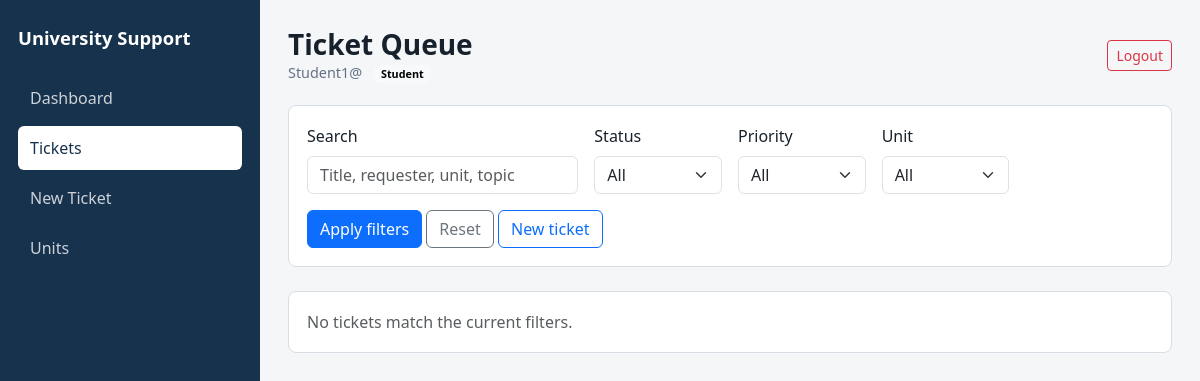
The page /api/ui/tickets/ (signed in) on the database as committed earlier.
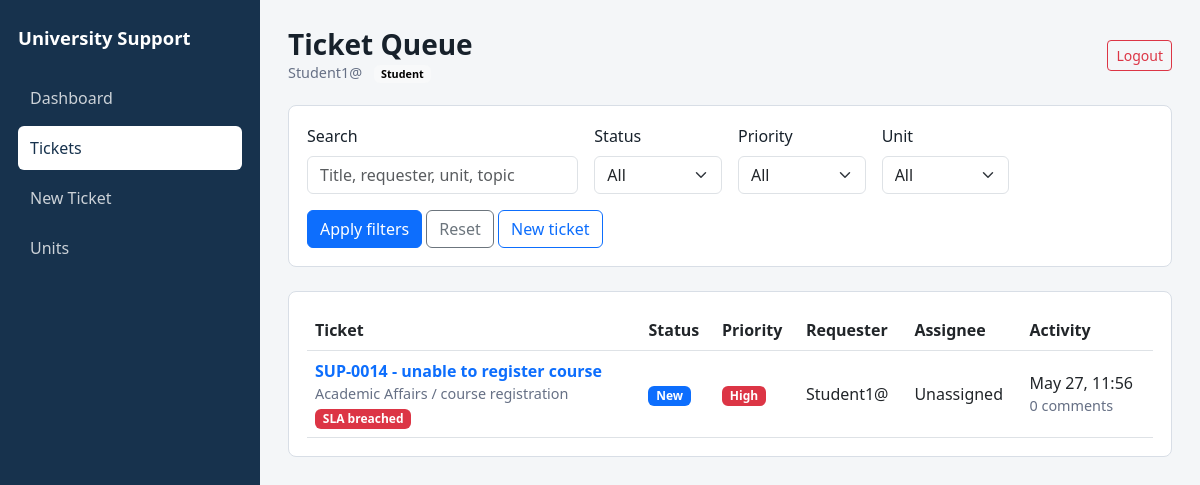
The same page on the database as committed later.
### tickets/models.py (models this page shows, shortened)
class Ticket(models.Model):
    STATUS_CHOICES = [
        ('new', 'New'),
        ('in_progress', 'In Progress'),
        ('done', 'Done'),
        ('canceled', 'Canceled'),
        ('withdrawn', 'Withdrawn'),
    ]
    PRIORITY_CHOICES = [
        ('low', 'Low'),
        ('medium', 'Medium'),
        ('high', 'High'),
    ]
    unit = models.ForeignKey(Unit, on_delete=models.CASCADE, related_name='tickets')
    topic = models.ForeignKey(Topic, on_delete=models.CASCADE, related_name='tickets')
    created_by = models.ForeignKey(User, on_delete=models.CASCADE, related_name='created_tickets')
    assigned_to = models.ForeignKey(
        User,
        on_delete=models.SET_NULL,
        related_name='assigned_tickets',
        null=True,
        blank=True,
    )
    title = models.CharField(max_length=255)
    description = models.TextField()
    contact_email = models.EmailField(blank=True)
    status = models.CharField(max_length=20, choices=STATUS_CHOICES, default='new')
    priority = models.CharField(max_length=20, choices=PRIORITY_CHOICES, default='medium')
    created_at = models.DateTimeField(auto_now_add=True)
    updated_at = models.DateTimeField(auto_now=True)
    @property
    def ticket_number(self):
        if not self.id:
            return 'SUP-DRAFT'
        return f'SUP-{self.id:04d}'
    @property
    def sla_due_at(self):
        hours = SLA_HOURS_BY_PRIORITY.get(self.priority, 24)
        return self.created_at + timezone.timedelta(hours=hours)
    @property
    def is_open(self):
        return self.status in ['new', 'in_progress']
    @property
    def is_sla_breached(self):
        return self.is_open and timezone.now() > self.sla_due_at
    @property
    def status_badge_class(self):
        return {
            'new': 'bg-primary',
            'in_progress': 'bg-info text-dark',
            'done': 'bg-success',
            'canceled': 'bg-secondary',
            'withdrawn': 'bg-dark',
        }.get(self.status, 'bg-secondary')
    @property
    def priority_badge_class(self):
        return {
            'high': 'bg-danger',
            'medium': 'bg-warning text-dark',
            'low': 'bg-success',
        }.get(self.priority, 'bg-secondary')

class Unit(models.Model):
    name = models.CharField(max_length=255)
    description = models.TextField(blank=True, null=True)
    parent = models.ForeignKey('self', null=True, blank=True, on_delete=models.CASCADE)

class Topic(models.Model):
    unit = models.ForeignKey(Unit, on_delete=models.CASCADE, related_name='topics')
    name = models.CharField(max_length=255)
    description = models.TextField(blank=True, null=True)

### tickets/views.py (the view)
# urls.py: path('ui/tickets/', views.ticket_list_page, name='ticket_list_page'),
def ticket_list_page(request):
    if not request.user.is_authenticated:
        return redirect('/api/login/')
    tickets = visible_tickets_for(request.user)
    tickets = apply_ticket_filters(tickets, request.GET)
    tickets = tickets.annotate(comment_count=Count('comments')).order_by('-updated_at')
    return render(request, 'tickets/ticket_list.html', {
        'tickets': tickets,
        'units': Unit.objects.order_by('name'),
        'staff_users': staff_users(),
        'status_choices': Ticket.STATUS_CHOICES,
        'priority_choices': Ticket.PRIORITY_CHOICES,
        'filters': request.GET,
        'role': get_user_role(request.user),
        'can_manage': can_manage_tickets(request.user),
    })

### tickets/views.py (called while the page is built)
def get_user_role(user):
    if not user.is_authenticated:
        return ''
    return user.groups.first().name if user.groups.exists() else ''

def can_manage_tickets(user):
    role = get_user_role(user)
    return user.is_staff or role in ['Admin', 'Unit Staff']

def staff_users():
    return User.objects.filter(
        Q(groups__name='Admin') | Q(groups__name='Unit Staff') | Q(is_staff=True)
    ).distinct().order_by('username')

def visible_tickets_for(user):
    tickets = Ticket.objects.select_related(
        'unit',
        'topic',
        'created_by',
        'assigned_to',
    )
    role = get_user_role(user)
    if role == 'Student':
        return tickets.filter(created_by=user)
    if role == 'Unit Staff' and not user.is_staff:
        return tickets.filter(Q(assigned_to=user) | Q(assigned_to__isnull=True))
    return tickets

### tickets/templates/tickets/ticket_list.html (shortened to what this page needs)
{% extends "tickets/base.html" %}
{% block page_title %}Ticket Queue{% endblock %}
{% block content %}
<form method="get" class="surface mb-4">
    <div class="row g-3 align-items-end">
        <div class="col-lg-4">
            <label class="form-label" for="q">Search</label>
            <input id="q" type="search" name="q" value="{{ filters.q }}" class="form-control" placeholder="Title, requester, unit, topic">
        </div>
        <div class="col-sm-6 col-lg-2">
            <label class="form-label" for="status">Status</label>
            <select id="status" name="status" class="form-select">
                <option value="">All</option>
            </select>
        </div>
        <div class="col-sm-6 col-lg-2">
            <label class="form-label" for="priority">Priority</label>
            <select id="priority" name="priority" class="form-select">
                <option value="">All</option>
            </select>
        </div>
        <div class="col-sm-6 col-lg-2">
            <label class="form-label" for="unit">Unit</label>
            <select id="unit" name="unit" class="form-select">
                <option value="">All</option>
            </select>
        </div>
        <div class="col-12">
            <button type="submit" class="btn btn-primary">Apply filters</button>
            <a href="/api/ui/tickets/" class="btn btn-outline-secondary">Reset</a>
            <a href="/api/ui/tickets/create/" class="btn btn-outline-primary">New ticket</a>
        </div>
    </div>
</form>
<section class="surface">
    {% if tickets %}
        <div class="table-responsive">
            <table class="table table-hover align-middle mb-0">
                <thead>
                    <tr>
                        <th>Ticket</th>
                        <th>Status</th>
                        <th>Priority</th>
                        <th>Requester</th>
                        <th>Assignee</th>
                        <th>Activity</th>
                    </tr>
                </thead>
                <tbody>
                    {% for ticket in tickets %}
                        <tr>
                            <td>
                                <a href="/api/ui/tickets/{{ ticket.id }}/" class="fw-semibold text-decoration-none">
                                    {{ ticket.ticket_number }} - {{ ticket.title }}
                                </a>
                                <div class="muted-small">{{ ticket.unit.name }} / {{ ticket.topic.name }}</div>
                                {% if ticket.is_sla_breached %}
                                    <span class="badge text-bg-danger mt-1">SLA breached</span>
                                {% endif %}
                            </td>
                            <td><span class="badge {{ ticket.status_badge_class }}">{{ ticket.get_status_display }}</span></td>
                            <td><span class="badge {{ ticket.priority_badge_class }}">{{ ticket.get_priority_display }}</span></td>
                            <td>{{ ticket.created_by.username }}</td>
                            <td>{{ ticket.assigned_to.username|default:"Unassigned" }}</td>
                            <td>
                                <div>{{ ticket.updated_at|date:"M d, H:i" }}</div>
                                <div class="muted-small">{{ ticket.comment_count }} comments</div>
                            </td>
                        </tr>
                    {% endfor %}
                </tbody>
            </table>
        </div>
    {% else %}
        <p class="mb-0 text-muted">No tickets match the current filters.</p>
    {% endif %}
</section>
{% endblock %}

Rows that differ between the two databases and show on the page:
added Ticket: ticket_number "SUP-0014", title "unable to register course", unit.name "Academic Affairs", topic.name "course registration", shows "SLA breached", status "New", priority "High", created_by.username "Student1@", assigned_to.username "Unassigned", updated_at "May 27, 11:56", comment_count "0"
Other text that changed with them:
text no longer shown: "No tickets match the current filters."
text now shown: "Ticket Status Priority Requester Assignee Activity"
